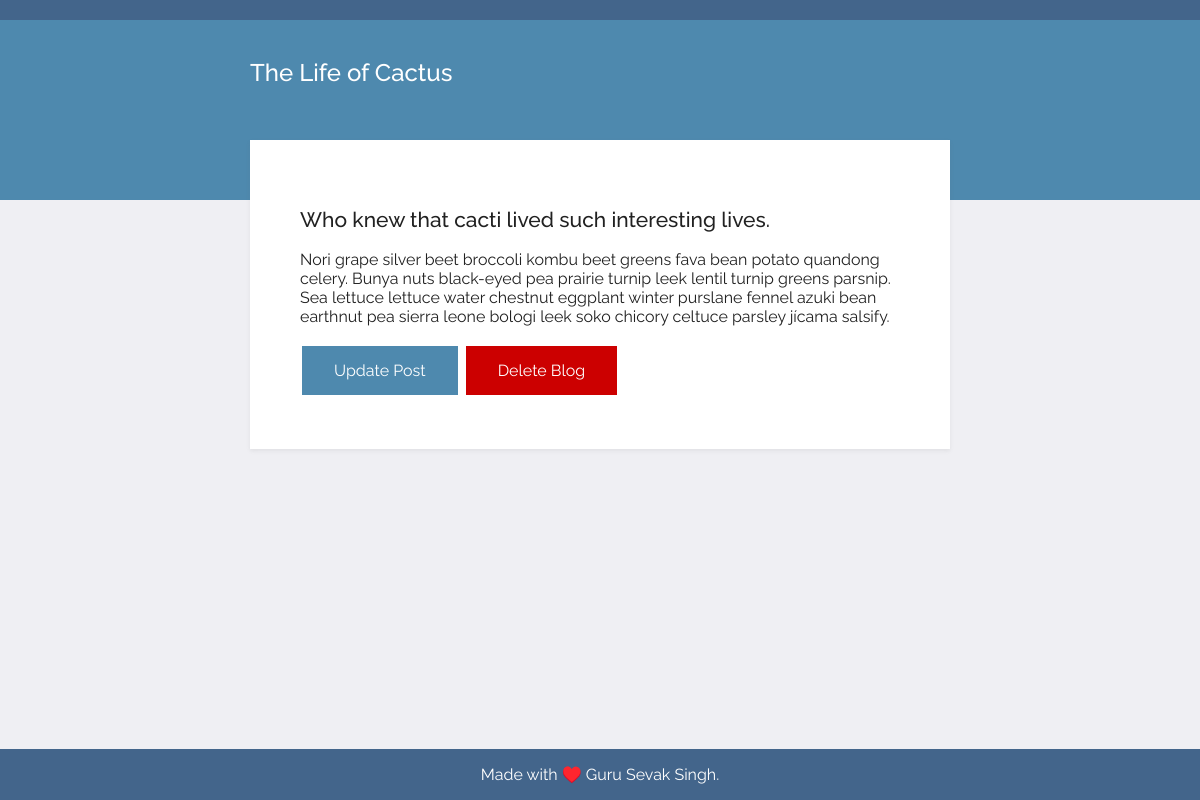
/post/1, run on the app's committed database.
### app.py (models this page shows)
class BlogPost(db.Model):
    id = db.Column(db.Integer, primary_key=True)
    title = db.Column(db.String(250), unique=True, nullable=False)
    subtitle = db.Column(db.String(250), nullable=False)
    body = db.Column(db.Text, nullable=False)

### app.py (the view)
@app.route('/post/<int:index>')
def get_post(index):
    requested_post = BlogPost.query.get(index)
    return render_template("post.html", post=requested_post)

### templates/post.html (shortened to what this page needs)
{% extends "base.html" %}
{% block body %}
<div class="top">
    <div class="title">
        <h1>{{post.title}}</h1>
    </div>
</div>
<div class="content">
    <div class="card">
        <h2>{{post.subtitle}}</h2>
        <p>{{post.body}}</p>
        <a class="submit-button" href="{{ url_for('update_post', post_id=post.id) }}">Update Post</a>
        <a class="delete-button" href="{{ url_for('delete_post', post_id=post.id) }}">Delete Blog</a>
    </div>
</div>
{% endblock %}

### static/css/styles.css (style rules this page uses)
body { background: #efeff3; margin: 0; font-family: 'Raleway', sans-serif; -webkit-font-smoothing: antialiased; color: #212121; }
.top { background: #4e89ae; height: 180px; border-top: 20px solid #43658b; }
.top .title { width: 700px; margin: 38px auto 0 auto; }
.title h1 { font-size: 24px; color: #FFF; font-weight: 500; }
.content { margin: -80px auto 100px; padding-bottom: 20px; }
.card { position: relative; background: #fff; padding: 50px; width: 600px; margin: 20px auto 0 auto; box-shadow: 0 2px 4px rgba(100, 100, 100, .1); }
.card h2 { font-size: 21px; font-weight: 500; }
.submit-button { background-color: #4e89ae; border: none; color: white; padding: 15px 32px; text-align: center; text-decoration: none; display: inline-block; font-size: 16px; margin: 4px 2px; cursor: pointer; }
.delete-button { background-color: #cc0000; border: none; color: white; padding: 15px 32px; text-align: center; text-decoration: none; display: inline-block; font-size: 16px; margin: 4px 2px; cursor: pointer; }

### data on the page
BlogPost: title "The Life of Cactus", subtitle "Who knew that cacti lived such interesting lives.", body "Nori grape silver beet broccoli kombu beet greens fava bean potato quandong celery. Bunya nuts black-eyed pea prairie turnip leek lentil turnip greens parsnip. Sea lettuce lettuce water chestnut eggplant winter purslane fennel azuki bean earthnut pea sierra leone bologi leek soko chicory celtuce parsley jícama salsify."
